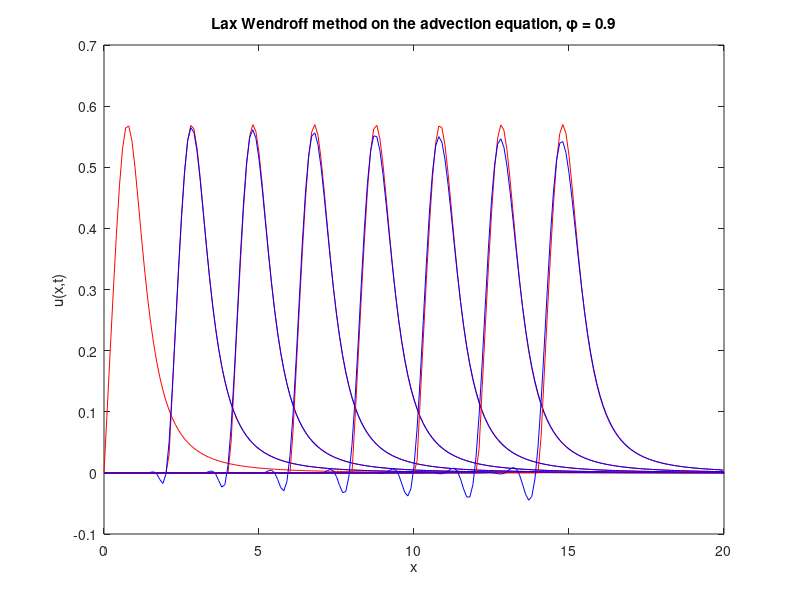

MATLAB code to generate this figure:
% A MATLAB code that includes multiple methods of solving the advection equation.
% Written by Kevin Roberts
% Last updated on September 2024

clear all
close all
clc

% Set the parameters for the solution
L = 20; % length of solution domain (from zero)
J = 200; % number of grid points (not counting zero)
x = linspace(0, L, J+1); % set up a vector of x locations
dx = L/J; % size of a grid cell, delta x
c = 1; % advection speed (downward is stable is this is less than 0)
dt = 0.09; % size of time step, delta t
phi = c*dt/dx; % phase speed

T = 15; % duraction of simulation
N = round(T/dt); % number of times to iterate simuation to get to time T

% setting the initial conditions for the various methods
exact0 = x./(x.^4 + 1);
u0 = x./(x.^4 + 1);
d0 = x./(x.^4 + 1);
c0 = x./(x.^4 + 1);
leap0 = x./(x.^4 + 1);
crank0 = x./(x.^4 + 1);
lax0 = x./(x.^4 + 1);

exact = exact0;
up = u0; 
down = d0;
centered = c0;
leapfrog = leap0;
crank = crank0;
lax = lax0;

% %%
% %%%%%%%%%%%%%%%%%%%%%%%%%%%%%%%%%%%%%%%%%%%%%%%
% % Running the Upwind Method on u_x + cu_t = 0 %
% %%%%%%%%%%%%%%%%%%%%%%%%%%%%%%%%%%%%%%%%%%%%%%%
% 
% plot(x, u0, 'r') % plot the IC
% 
% % add labels to the plot
% xlabel('x'), ylabel('u(x,t)')
% title(['Upwinding for the advection equation, \phi = ' num2str(c*dt/dx)])
% 
% for n = 1:N % beginning the for time loop
% 
%     up(1) = 0; % enforce the zero BC at x = 0
% 
%     for j = 2:J+1 % begin spatial loop; note that j = 1 is x = 0
%         un(j) = up(j) - c*dt/dx*(up(j)-up(j-1));
%     end % ending the spatial loop
% 
%     % to see results as an animation uncomment the line below and comment
%     % the if - end statement
% 
%     % plot(x,u0,'r',x,un,'b'), pause(.1) % plots the next calculated time slice and the IC for reference. Makes this an animation
% 
%     if mod(n*dt,2) < dt % check if current time is close to a multiple of 2
%         hold on, plot(x,un,'b'), hold off % if so, add a plot of current solution to existing plot
%     end
% 
%     up = un; % reset present solution for next time step
% end % end time loop
% 
% %%
% %%%%%%%%%%%%%%%%%%%%%%%%%%%%%%%%%%%%%%%%%%%%%%%%%
% % Running the Downwind Method on u_x + cu_t = 0 %
% %%%%%%%%%%%%%%%%%%%%%%%%%%%%%%%%%%%%%%%%%%%%%%%%%
% 
% plot(x, d0, 'r') % plot the IC
% 
% % add labels to the plot
% xlabel('x'), ylabel('u(x,t)')
% title(['Downwinding for the advection equation, \phi = ' num2str(c*dt/dx)])
% 
% for n = 1:N % beginning the for time loop
% 
%     down(1) = 0; % enforce the zero BC at x = 0
% 
%     for j = 2:J % begin spatial loop; note that j = 1 is x = 0
%         dn(j) = down(j) - c*dt/dx*(down(j+1)-down(j));
%     end % ending the spatial loop
% 
%     dn(J+1) = 0; % setting another boundary condition
% 
%     % to see results as an animation uncomment the line below and comment
%     % the if - end statement
% 
%     % plot(x,d0,'r',x,dn,'b'), pause(.1) % plots the next calculated time slice and the IC for reference. Makes this an animation
% 
%     if mod(n*dt,2) < dt % check if current time is close to a multiple of 2
%         hold on, plot(x,dn,'b'), hold off % if so, add a plot of current solution to existing plot
%     end
% 
%     down = dn; % reset present solution for next time step
% end % end time loop
% 
% %%
% %%%%%%%%%%%%%%%%%%%%%%%%%%%%%%%%%%%%%%%%%%%%%%%%%
% % Running the Centered Method on u_x + cu_t = 0 %
% %%%%%%%%%%%%%%%%%%%%%%%%%%%%%%%%%%%%%%%%%%%%%%%%%
% 
% plot(x, c0, 'r') % plot the IC
% 
% % add labels to the plot
% xlabel('x'), ylabel('u(x,t)')
% title(['Centering Method for the advection equation, \phi = ' num2str(c*dt/dx)])
% 
% for n = 1:N % beginning the for time loop
% 
%     centered(1) = 0; % enforce the zero BC at x = 0
%     for j = 2:J % begin spatial loop; note that j = 1 is x = 0
%         cn(j) = centered(j) - c*dt/(2*dx)*(centered(j+1)-centered(j-1));
%     end % ending the spatial loop
% 
%     cn(J+1) = 0; % setting another boundary condition
% 
%     % to see results as an animation uncomment the line below and comment
%     % the if - end statement
% 
%     % plot(x,c0,'r',x,cn,'b'), pause(.1) % plots the next calculated time slice and the IC for reference. Makes this an animation
% 
%     if mod(n*dt,2) < dt % check if current time is close to a multiple of 2
%         hold on, plot(x,cn,'b'), hold off % if so, add a plot of current solution to existing plot
%     end
%     % 
%     centered = cn; % reset present solution for next time step
% end % end time loop
% 
% %%
% %%%%%%%%%%%%%%%%%%%%%%%%%%%%%%%%%%%%%%%%%%%%%%%%%
% % Running the LeapFrog Method on u_x + cu_t = 0 %
% %%%%%%%%%%%%%%%%%%%%%%%%%%%%%%%%%%%%%%%%%%%%%%%%%
% 
% plot(x, leap0, 'r') % plot the IC
% 
% % add labels to the plot
% xlabel('x'), ylabel('u(x,t)')
% title(['Leap Frog Method for the advection equation, \phi = ' num2str(c*dt/dx)])
% 
% leap_all = leapfrog;
% 
% for n = 1:N % beginning the for time loop
% 
%     leapfrog(1) = 0; % enforce the zero BC at x = 0
% 
%     % using the upwind method for the first iteration
%     if n == 1
%         for j = 2:J+1 % begin spatial loop; note that j = 1 is x = 0
%             leapn(j) = leapfrog(j) - c*dt/dx*(leapfrog(j)-leapfrog(j-1));
%         end % ending the spatial loop
%     else
%         for j = 2:J % begin spatial loop; note that j = 1 is x = 0
%             leapn(j) = leap_all((n+1)-2, j) - c*dt/(dx)*(leapfrog(j+1)-leapfrog(j-1));
%         end % ending the spatial loop
%     end
% 
%     ln(J+1) = 0; % setting another boundary condition
% 
%     % to see results as an animation uncomment the line below and comment
%     % the if - end statement
% 
%     % plot(x,leap0,'r',x,leapn,'b'), pause(.01) % plots the next calculated time slice and the IC for reference. Makes this an animation
% 
%     if mod(n*dt,2) < dt % check if current time is close to a multiple of 2
%         hold on, plot(x,leapn,'b'), hold off % if so, add a plot of current solution to existing plot
%     end
%     % 
%     leap_all = [leap_all; leapn];
%     leapfrog = leapn; % reset present solution for next time step
% end % end time loop
% 
%%
% %%%%%%%%%%%%%%%%%%%%%%%%%%%%%%%%%%%%%%%%%%%%%%%%%%%
% % Crank-Nicolson Method on the Advection Equation %
% %%%%%%%%%%%%%%%%%%%%%%%%%%%%%%%%%%%%%%%%%%%%%%%%%%%
% 
% plot(x, crank0, 'b') % plot the IC
% F = 0;
% 
% % if we want to compare with the exact solution
% plot(x, exact0, 'r')
% 
% % add labels to the plot
% xlabel('x'), ylabel('u(x,t)')
% title(['Crank Nicolson for the advection equation, \phi = ' num2str(c*dt/dx)])
% 
% for n = 1:N % beginning the for time loop
% 
%     for j = 1:J+1 % begin spatial loop; note that j = 1 is x = 0
% 
%         if j == 1
%             crankn(j) = (1-phi)/(1+phi)*crank(j) + F/(1+phi);
%         else
%             crankn(j) = -(1-phi)/(1+phi)*crankn(j-1) + (1-phi)/(1+phi)*crank(j) + crank(j-1);      
%         end
% 
%     % evaluating the exact solution
%     exactn = (x - c*n*dt)./(1 + (x - c*n*dt).^4).*(x>=c*n*dt); 
% 
%     end % ending the spatial loop
% 
%     % to see results as an animation uncomment the line below and comment
%     % the if - end statement
% 
%     % plot(x,u0,'r',x,crankn,'b'), pause(.1) % plots the next calculated time slice and the IC for reference. Makes this an animation
% 
%     if mod(n*dt,2) < dt % check if current time is close to a multiple of 2
%         hold on, plot(x,exactn, 'r'), hold off % for plotting the exact
%         hold on, plot(x,crankn,'b'), hold off % if so, add a plot of current solution to existing plot
%     end
% 
%     crank = crankn; % reset present solution for next time step
%     exact = exactn; % for comparing the exact
% end % end time loop

%%
%%%%%%%%%%%%%%%%%%%%%%%%%%%%%%%%%%%%%%%%%%%%%%%%%
% Lax-Wendroff Method on the Advection Equation %
%%%%%%%%%%%%%%%%%%%%%%%%%%%%%%%%%%%%%%%%%%%%%%%%%

plot(x, lax0, 'r') % plot the IC

% if we want to compare with the exact solution
plot(x, exact0, 'r')

% add labels to the plot
xlabel('x'), ylabel('u(x,t)')
title(['Lax Wendroff method on the advection equation, \phi = ' num2str(c*dt/dx)])

for n = 1:N % beginning the for time loop

    lax(1) = 0; % setting a boundary condition

    for j = 2:J % begin spatial loop; note that j = 1 is x = 0

        laxn(j) = lax(j) - (1/2)*phi*(lax(j+1) - lax(j-1)) + (1/2)*phi^2*(lax(j+1) + lax(j-1) - 2*lax(j));

    end % ending the spatial loop

    laxn(J+1) = 0; % setting the other boundary condition

    % evaluating the exact solution
    exactn = (x - c*n*dt)./(1 + (x - c*n*dt).^4).*(x>=c*n*dt); 

    % to see results as an animation uncomment the line below and comment
    % the if - end statement

    % plot(x,u0,'r',x,laxn,'b'), pause(.1) % plots the next calculated time slice and the IC for reference. Makes this an animation

    if mod(n*dt,2) < dt % check if current time is close to a multiple of 2
        hold on, plot(x,exactn, 'r'), hold off % for plotting the exact
        hold on, plot(x,laxn,'b'), hold off % if so, add a plot of current solution to existing plot
    end

    lax = laxn; % reset present solution for next time step
    exact = exactn; % for comparing the exact
end % end time loop